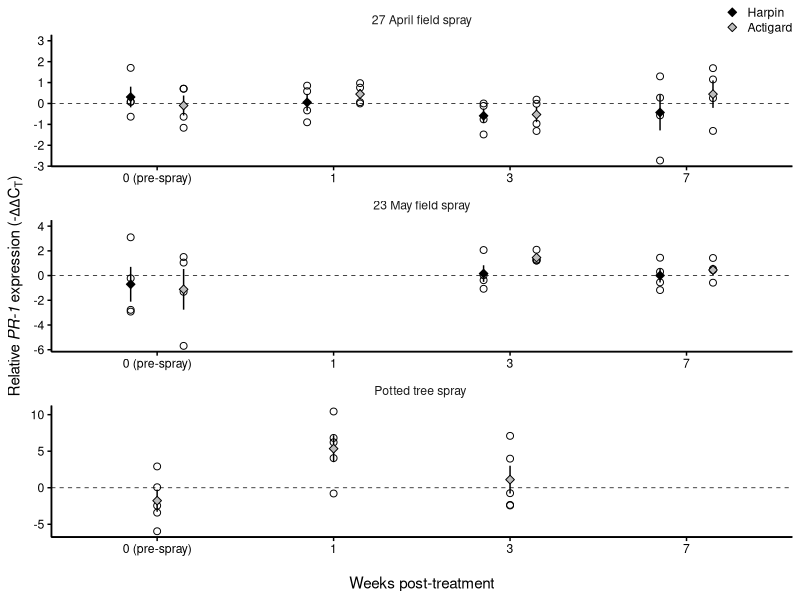
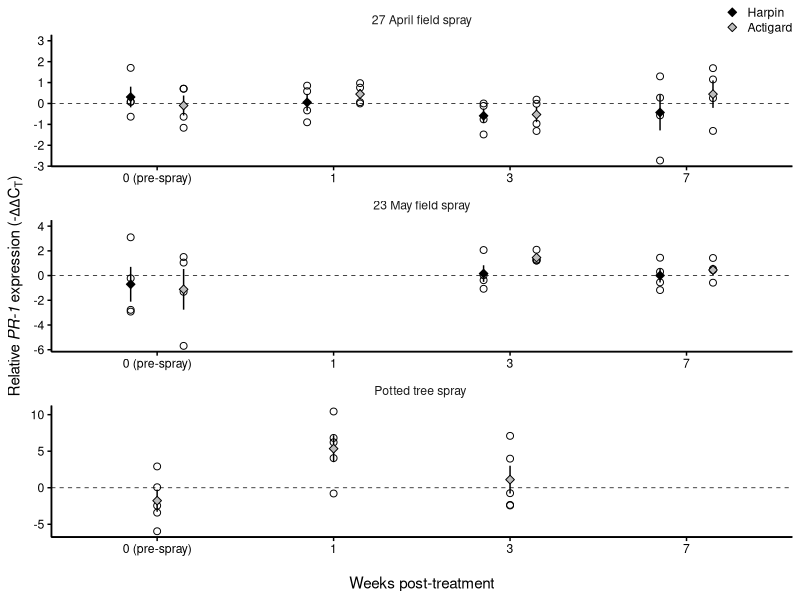

Reproduce these figures in R, in order.
## ---- chunk 1

#use "setwd()" if your data file is not in the same directory as your R script

#LOADING with read.csv()
data_fig4 <- read.csv("data_week2_orpetEEAfig4.csv")
names(data_fig4) #notice the first cell has some weird characters, this the file encoding for csvs and we don't want to read it
data_fig4 <- read.csv("data_week2_orpetEEAfig4.csv", fileEncoding = 'UTF-8-BOM')


#INSTALLING and loading packages
library(readxl) #if you don't have this library, go to Tools, install packages


#LOADING with read_excel()
#simple way
data_fig4 <- read_excel("data_week2_orpetEEAfig4.xlsx")
#useful options
data_fig4 <- read_excel("data_week2_orpetEEAfig4.xlsx",
                   skip = 0, #skip rows if your dataset starts lower
                   guess_max = 10000, #prevents columns with many initial blanks importing as logical FALSE)
                   na = " ") # you can put a period in the quotes if that is how you code blanks.

#GOOGLEDOCS
#library(googlesheets4)
#Data_scouting <- read_sheet("put the URL here", skip = 0)

## ---- chunk 2

#(example) change weeks from a number to a character
data_fig4$Weeks <- as.character(data_fig4$Weeks)

#(example) re-order and change treatment names from alphabetical to order I will want on my figure legend
data_fig4$Elicitor <- factor(data_fig4$Elicitor,
                         levels=c("Harpin", "ASM"),       #I change the order of the levels (not the order of the data though)
                         labels=c("Harpin", "Actigard"))  #I change the name of ASM to Actigard

#(example) add a new column for a calculation (this is example is nonsense, but just to show you)
#philosophy: don't do calculation in excel! Keep your datafiles raw an unmanipulated
#adding two columns together
data_fig4$bogus_sum <- data_fig4$Foldchange + data_fig4$ddCT
#do a transformation
data_fig4$bogus_sqrt <- sqrt(data_fig4$bogus_sum + 100)
data_fig4$ddCT_negative <- -(data_fig4$ddCT) #I originally did this in excel, resulting in 0 instead of blank for one row

#(advanced) making a new column with "labels" for treatment I will want to use later in figure
#will explain "expression(paste())" later. The purpose is you can have a label with formatting like bold, superscripts etc...
data_fig4$Experimentlabel <- factor(data_fig4$Experiment, labels=c(
               "A"=expression(paste("27 April field spray")),
               "B"=expression(paste("23 May field spray")),
               "C"=expression(paste("Potted tree spray "))))

#subsetting
data_fig4_expA <- subset(data_fig4, Experiment == "A")
data_fig4_bogussubset <- subset(data_fig4, ddCT > 0 & Elicitor == "Actigard") #subset multiple conditions
data_fig4_bogussubset <- subset(data_fig4, Experiment == "A" | Experiment == "B") # use "|" for "or"


## ---- chunk 3

#makes use of:
##legend is in the order we asked for
##the labels we made earlier for panels
##could have but not really - weeks treated as a categroy instead of a continuous number, transformation to -ddCT

library(ggplot2)

ggplot(data = data_fig4, aes(x = Weeks, y = minusddCT)) +
  #geom_errorbar(aes(ymin = Foldchange-SEM, ymax = Foldchange+SEM, group = Elicitor), width = 0, position=position_dodge(width=0.9)) +
  #geom_point(stat = "identity", shape = 21, color = 'black', aes(fill = Elicitor), position=position_dodge(width=0.5)) +
  geom_hline(yintercept = 0, linetype = 'dashed', size = 0.25) +
  geom_point(shape = 21, size = 2, aes(group = Elicitor), position=position_dodge(width=0.6)) +
  geom_errorbar(stat = "summary", fun.data = mean_se, aes(group = Elicitor), position=position_dodge(width=0.6), width=0) +
  geom_point(shape = 23, size = 2, stat = "summary", fun = "mean", color = 'black', aes(fill = Elicitor), position=position_dodge(width=0.6)) +
  facet_wrap(~Experimentlabel, ncol = 1, scales = 'free',labeller = label_parsed) +
  scale_fill_manual(values=c('black', 'grey')) +
  geom_blank(data = subset(data_fig4, Experiment  == "A"), aes(y = 3)) +
  geom_blank(data = subset(data_fig4, Experiment  == "B"), aes(y = 4, x = '1')) +
  geom_blank(data = subset(data_fig4, Experiment  == "C"), aes(x = '7')) +
  scale_y_continuous(expression(paste("Relative ",italic("PR-1 "), "expression (-",paste(Delta),paste(Delta),"C"[T],")"))) +
  scale_x_discrete("\nWeeks post-treatment",breaks = c("0 (pre-spray)","1","3","7")) +
  theme_classic() +
  annotate("segment", x=-Inf, xend=Inf, y=-Inf, yend=-Inf, size = 0.75) +
  annotate("segment", x=-Inf, xend=-Inf, y=-Inf, yend=Inf, size = 0.75) +
  guides(fill=guide_legend(ncol=1)) +
  theme(
        #strip.text = element_blank(),
        #strip.background = element_blank(),
        strip.text = element_text(face = "bold"),
        #panel.border = element_rect(colour = "black", fill = NA),
        axis.line = element_line(colour = 'black', size = 0.5),
        axis.ticks = element_line(colour = "black"),
        axis.text.x = element_text(color = 'black'),
        axis.text.y = element_text(color = 'black'),
        strip.background = element_blank(),
        panel.grid.major = element_blank(), 
        panel.grid.minor = element_blank(),
        panel.background = element_rect(fill = "transparent",colour = NA),
        plot.background = element_rect(fill = "transparent",colour = NA),
        legend.position=c(1,1), legend.justification=c(1,0),legend.box="vertical", legend.margin=margin(), legend.title = element_blank(), legend.key.size = unit(0.75, 'lines')
        #panel.spacing = unit(1.5, "lines")
        )

ggsave("Figure_4.tiff", width = 8, height = 12, units = "cm", dpi = 400, bg = "transparent")


